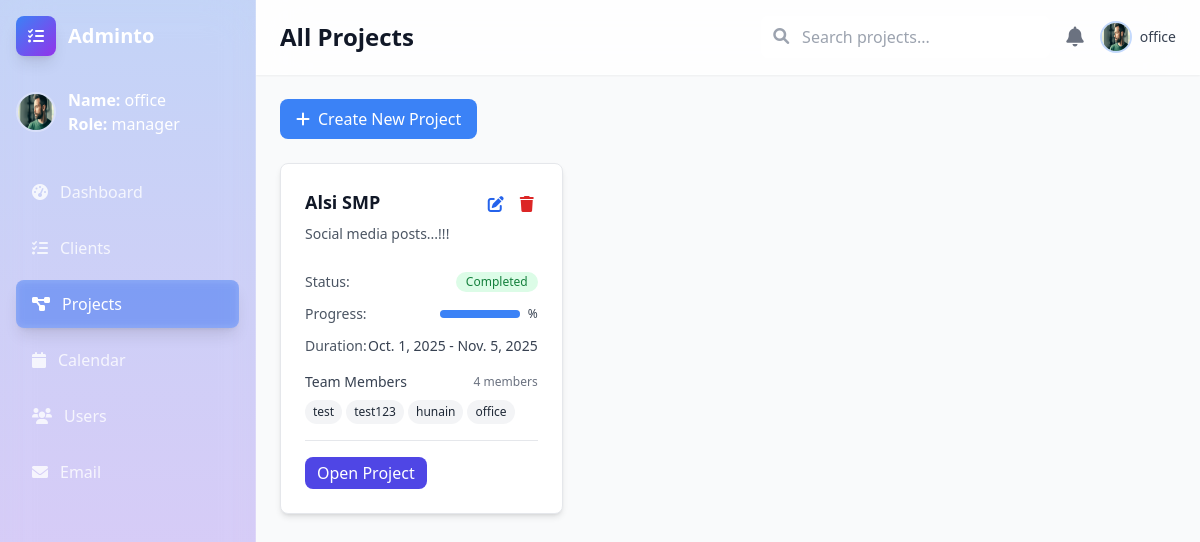
Page /projects/ (signed in) on the committed database.
### accounts/models.py (models this page shows, shortened)
class Profile(models.Model):
    ROLE_CHOICES = (
        ('manager', 'Manager'),
        ('employee', 'Employee'),
    )
    user = models.OneToOneField(User, on_delete=models.CASCADE)
    role = models.CharField(max_length=20, choices=ROLE_CHOICES, default="employee")

### projects/models.py (models this page shows, shortened)
class Project(models.Model):
    STATUS_CHOICES = (
        ('pending', 'Pending'),
        ('in_progress', 'In Progress'),
        ('completed', 'Completed'),
    )
    name = models.CharField(max_length=200)
    description = models.TextField(blank=True)
    status = models.CharField(max_length=20, choices=STATUS_CHOICES, default='pending')
    start_date = models.DateField()
    end_date = models.DateField()
    client = models.ForeignKey(  # ✅ link each project to a client
        Client, on_delete=models.CASCADE, related_name="projects", null=True, blank=True
    )
    created_by = models.ForeignKey(Profile, on_delete=models.CASCADE, related_name='created_projects')
    team_members = models.ManyToManyField(Profile, related_name='projects')
    created_at = models.DateTimeField(auto_now_add=True)

### projects/views.py (the view)
# urls.py: path('projects/', include('projects.urls')),  #
@login_required
def projects(request, client_id=None):
    client = None
    if client_id:
        client = get_object_or_404(Client, pk=client_id)
    if request.method == 'POST':
        project_id = request.POST.get('project_id')
        if project_id:  # editing existing project
            project = get_object_or_404(Project, pk=project_id)
            form = ProjectForm(request.POST, instance=project)
        else:  # creating new project
            form = ProjectForm(request.POST)
        if form.is_valid():
            project = form.save(commit=False)
            project.created_by = request.user.profile
            if client:  # link project to client
                project.client = client
            project.save()
            form.save_m2m()
            if client:
                return redirect('projects:projects_by_client', client_id=client.id)
            return redirect('projects:projects')
    else:
        form = ProjectForm()
    if client:
        projects = Project.objects.filter(client=client).order_by('-created_at')
    else:
        projects = Project.objects.all().order_by('-created_at')
    return render(request, "projects/projects.html", {
        'projects': projects,
        'form': form,
        'client': client,
    })

### projects/forms.py
class ProjectForm(forms.ModelForm):
    class Meta:
        model = Project
        fields = ['name', 'description', 'status', 'start_date', 'end_date', 'team_members']
        widgets = {
            'start_date': forms.DateInput(attrs={'type': 'date'}),
            'end_date': forms.DateInput(attrs={'type': 'date'}),
            'description': forms.Textarea(attrs={'rows': 3}),
        }
        labels = {
            'name': 'Project Name',
            'description': 'Project Description',
            'status': 'Project Status',
            'start_date': 'Start Date',
            'end_date': 'End Date',
            'team_members': 'Team Members',
        }
    team_members = forms.ModelMultipleChoiceField(
        queryset=Profile.objects.all(),
        widget=forms.CheckboxSelectMultiple
    )

### projects/templates/projects/projects.html (shortened to what this page needs)
<!DOCTYPE html>
<html lang="en">
<head>
    <script src="https://cdn.tailwindcss.com"></script>
    <link href="https://cdnjs.cloudflare.com/ajax/libs/font-awesome/6.0.0/css/all.min.css" rel="stylesheet">
</head>
<body class="bg-gray-50">
    <div class="flex h-screen">
         <div id="sidebar" class="text-white w-64 min-h-screen p-4 transition-transform duration-300 ease-in-out fixed lg:relative z-50 -translate-x-full lg:translate-x-0 bg-gradient-to-b from-blue-600/25 to-purple-600/25 backdrop-blur-xl border-r border-white/20">
            <div class="flex items-center mb-8">
                <div class="w-10 h-10 bg-gradient-to-br from-blue-500 to-purple-600 rounded-lg flex items-center justify-center mr-3 shadow-lg">
                    <i class="fas fa-tasks text-white"></i>
                </div>
                <h1 class="text-xl font-bold">Adminto</h1>
            </div>
            <div class="mb-8">
                <div class="flex items-center mb-4">
                    <img src="public/thoughtful-man.png" alt="User" class="w-10 h-10 rounded-full mr-3 border-2 border-white/30">
                    <div>
                        <p><span class="font-semibold">Name:</span> {{ request.user.username }}</p>
                        <p><span class="font-semibold">Role:</span> {{ request.user.profile.role }}</p>
                    </div>
                </div>
            </div>
            <nav class="space-y-2">
                <a href="dashboard.html" class="flex items-center px-4 py-3 text-white/80 hover:text-white hover:bg-white/10 rounded-lg transition-all">
                    <i class="fas fa-tachometer-alt mr-3"></i>
                    Dashboard
                </a>
                <a href="{% url 'projects:clients' %}" class="flex items-center px-4 py-3 text-white/80 hover:text-white hover:bg-white/10 rounded-lg transition-all">
                    <i class="fas fa-tasks mr-3"></i>
                    Clients
                </a>
                <a href="{% url 'projects:projects' %}" class="flex items-center px-4 py-3 text-white bg-blue-500/40 rounded-lg shadow-lg backdrop-blur-sm">
                    <i class="fas fa-project-diagram mr-3"></i>
                    Projects
                </a>
                <a href="calendar.html" class="flex items-center px-4 py-3 text-white/80 hover:text-white hover:bg-white/10 rounded-lg transition-all">
                    <i class="fas fa-calendar mr-3"></i>
                    Calendar
                </a>
                <a href="#" class="flex items-center px-4 py-3 text-white/80 hover:text-white hover:bg-white/10 rounded-lg transition-all">
                    <i class="fas fa-users mr-3"></i>
                    Users
                </a>
                <a href="#" class="flex items-center px-4 py-3 text-white/80 hover:text-white hover:bg-white/10 rounded-lg transition-all">
                    <i class="fas fa-envelope mr-3"></i>
                    Email
                </a>
            </nav>
        </div>
         <div class="flex-1 flex flex-col overflow-hidden lg:ml-0">
             <header class="bg-white/80 backdrop-blur-xl shadow-sm border-b border-white/20 px-6 py-4">
                <div class="flex items-center justify-between">
                    <div class="flex items-center">
<h1 class="text-2xl font-semibold text-gray-900">
                            {% if client %}
                            Projects for {{ client.name }}
                            {% else %}
                            All Projects
                            {% endif %}
                        </h1>                    </div>
                    <div class="flex items-center space-x-4">
                        <div class="relative hidden md:block">
                            <input type="text" placeholder="Search projects..." class="bg-white/60 backdrop-blur-sm border border-white/40 rounded-lg px-4 py-2 pl-10 focus:outline-none focus:ring-2 focus:ring-blue-500">
                            <i class="fas fa-search absolute left-3 top-3 text-gray-400"></i>
                        </div>
                        <button class="text-gray-500 hover:text-gray-700 transition-colors">
                            <i class="fas fa-bell text-xl"></i>
                        </button>
                        <div class="flex items-center">
                            <img src="public/thoughtful-man.png" alt="User" class="w-8 h-8 rounded-full border-2 border-blue-500/30">
                            <span class="ml-2 text-sm font-medium text-gray-700 hidden md:inline">{{ request.user.get_full_name }}</span>
                        </div>
                    </div>
                </div>
            </header>
             <main class="flex-1 overflow-x-hidden overflow-y-auto p-6">
                <div class="flex items-center justify-between mb-6">
                    {% if request.user.profile.role == "manager" %}
                    <button id="createProjectBtn"
                        class="bg-primary text-white px-4 py-2 rounded-lg hover:bg-secondary transition-colors">
                        <i class="fas fa-plus mr-2"></i>Create New Project
                    </button>
                    {% endif %}
                </div>
                <div id="projectsContainer" class="grid grid-cols-1 md:grid-cols-2 lg:grid-cols-3 gap-6">
                    {% if projects %}
                    {% for project in projects %}
                    <div class="bg-white rounded-lg shadow-md p-6 border border-gray-200 flex flex-col justify-between">
                        <div class="flex items-start justify-between mb-4">
                            <div class="flex-1">
                                <h3 class="text-lg font-semibold text-gray-900 mb-2">{{ project.name }}</h3>
                                <p class="text-sm text-gray-600 mb-3 line-clamp-2">
                                    {{ project.description|truncatewords:20 }}
                                </p>
                            </div>
                            <div class="flex space-x-2 ml-4">
                                                                    {% if request.user.profile.role == "manager" %}
                                <button class="text-blue-600 hover:text-blue-800 p-1" onclick="editProject(this)"
                                    data-id="{{ project.id }}" data-name="{{ project.name|escape }}"
                                    data-status="{{ project.status }}" data-start="{{ project.start_date }}"
                                    data-end="{{ project.end_date }}"
                                    data-description="{{ project.description|escape }}"
                                    data-team-ids="{% for m in project.team_members.all %}{{ m.id }}{% if not forloop.last %}|{% endif %}{% endfor %}">
                                    <i class="fas fa-edit"></i>
                                </button>
                                 {% endif %}
                                <form method="POST" action="{% url 'projects:project_delete' project.id %}">
                                    {% if request.user.profile.role == "manager" %}
                                    <button type="submit" class="text-red-600 hover:text-red-800 p-1">
                                        <i class="fas fa-trash"></i>
                                    </button>
                                     {% endif %}
                                </form>
                            </div>
                        </div>
                        <div class="space-y-3 mb-4">
                            <div class="flex items-center justify-between text-sm">
                                <span class="text-gray-600">Status:</span>
                                <span
                                    class="inline-flex items-center px-2.5 py-0.5 rounded-full text-xs font-medium
                                        {% if project.status == 'pending' %} bg-yellow-100 text-yellow-700
                                        {% elif project.status == 'in_progress' %} bg-blue-100 text-blue-700
                                        {% elif project.status == 'completed' %} bg-green-100 text-green-700{% endif %}">
                                    {{ project.get_status_display }}
                                </span>
                            </div>
                            <div class="flex items-center justify-between text-sm">
    <span class="text-gray-600">Progress:</span>
    <div class="flex items-center space-x-2">
        <div class="w-20 bg-gray-200 rounded-full h-2">
            <div class="bg-primary h-2 rounded-full transition-all duration-300"
                 style="width: {{ progress }}%;"></div>
        </div>
        <span class="text-xs font-medium text-gray-700">{{ progress }}%</span>
    </div>
</div>
                            <div class="flex items-center justify-between text-sm">
                                <span class="text-gray-600">Duration:</span>
                                <span class="text-gray-700">{{ project.start_date }} - {{ project.end_date }}</span>
                            </div>
                        </div>
                        <div class="mb-4">
                            <div class="flex items-center justify-between mb-2">
                                <span class="text-sm font-medium text-gray-700">Team Members</span>
                                <span class="text-xs text-gray-500">{{ project.team_members.count }} members</span>
                            </div>
                            <div class="flex flex-wrap gap-1">
                                {% for member in project.team_members.all %}
                                <span
                                    class="inline-flex items-center px-2 py-1 rounded-full text-xs font-medium bg-gray-100 text-gray-800">
                                    {{ member.user.first_name|default:member.user.username }}
                                </span>
                                {% empty %}
                                <span class="text-xs text-gray-400">No members</span>
                                {% endfor %}
                            </div>
                        </div>
                        <div class="flex justify-between items-center pt-4 border-t border-gray-200">
                            <a href="{% url 'projects:project_detail' project.id %}"
                                class="bg-indigo-600 text-white px-3 py-1 rounded-lg hover:bg-indigo-700">
                                Open Project
                            </a>
                        </div>
                    </div>
                    {% endfor %}
                    {% endif %}
                </div>
            </main>
        </div>
    </div>
</body>
</html>

### projects/templates/projects/projects.html (style rules this page uses)
body { background-image: url('https://images.unsplash.com/photo-1490750967868-88aa4486c946?w=1920&q=80'); background-size: cover; background-position: center; background-attachment: fixed; }

### rows in the picture
Project: name "Alsi SMP", description "Social media posts...!!!", status "Completed", start_date "Oct. 1, 2025", end_date "Nov. 5, 2025", team_members.count "4"
Profile: user.first_name "test"
Profile: user.first_name "test123"
Profile: user.first_name "hunain"
Profile: user.first_name "office"

### other values in the picture
{{ request.user.username }} "office"
{{ request.user.profile.role }} "manager"
{{ request.user.get_full_name }} "office"
